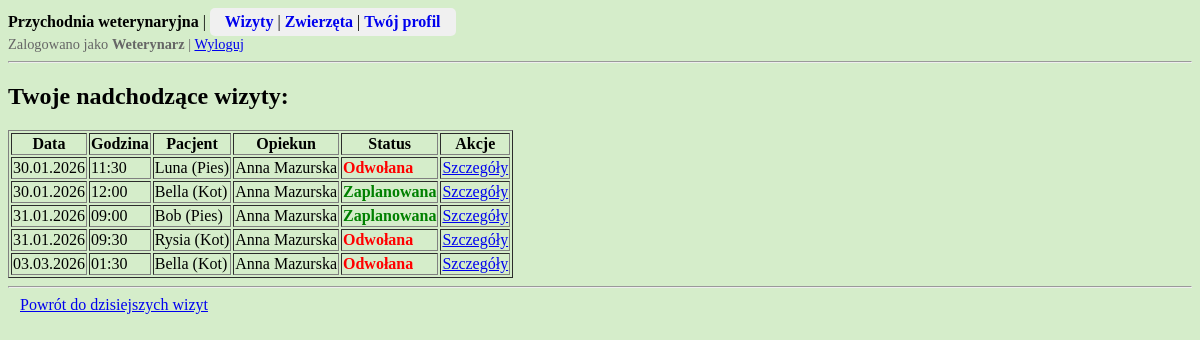
Page /przychodnia/wizyty/przyszle/ (signed in) on the earlier database version.
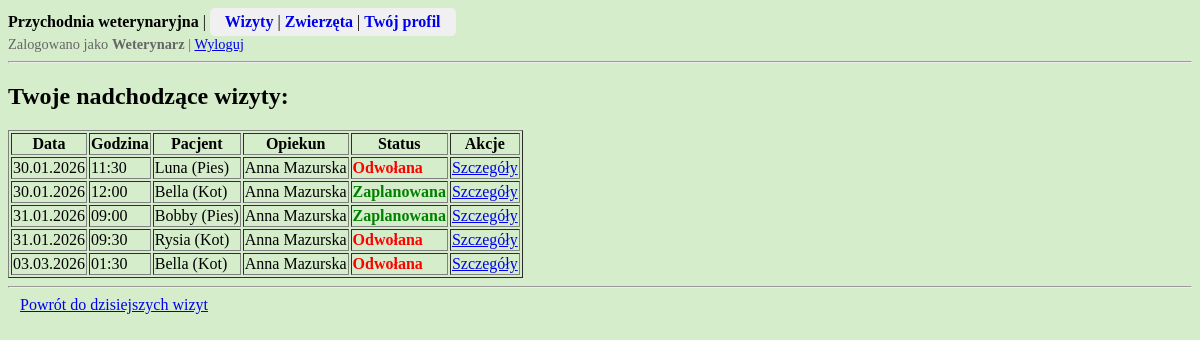
Same page on the later database version.
### przychodnia/models.py (models this page shows, shortened)
class Wizyta(models.Model):
    zwierze = models.ForeignKey(Zwierze, on_delete = models.CASCADE)
    weterynarz = models.ForeignKey(Weterynarz, on_delete = models.PROTECT)
    data_wizyty = models.DateField()
    godzina_wizyty = models.TimeField()
    status = models.IntegerField(choices = STATUS_WIZYTA.choices, default = STATUS_WIZYTA.Zaplanowana)
    notatka = models.TextField(blank = True)  # obowiązkowa dopiero po zrealizowaniu wizyty
    @classmethod  # metoda działająca na klasie, nie na obiekcie
    def aktualizuj_przeterminowane_wizyty(cls):
        for wizyta in cls.objects.filter(status=STATUS_WIZYTA.Zaplanowana):
            czas_wizyty = datetime.combine(wizyta.data_wizyty, wizyta.godzina_wizyty)
            if czas_wizyty + timedelta(hours=1) < datetime.now():
                wizyta.status = STATUS_WIZYTA.Odwołana
                wizyta.save()
    class Meta:
        verbose_name_plural = "Wizyty"
        ordering = ['data_wizyty', 'godzina_wizyty', 'status']

class Zwierze(models.Model):
    imie = models.CharField(max_length = 50)
    opiekun = models.ForeignKey(Opiekun, on_delete = models.PROTECT)
    gatunek = models.IntegerField(choices = GATUNEK.choices)
    plec = models.IntegerField(choices = PLEC_ZWIERZE.choices)
    data_urodzenia = models.DateField(blank = True, null = True)  # opcjonalnie
    data_dodania = models.DateTimeField(auto_now_add = True, editable = False)
    class Meta:
        verbose_name_plural = "Zwierzeta"
        ordering = ['opiekun__nazwisko', 'gatunek', 'imie']

class Opiekun(models.Model):
    user = models.OneToOneField(User, on_delete=models.CASCADE)  # polaczenie profilu opiekuna z kontem uzytkownika User
    imie = models.CharField(max_length = 50)
    nazwisko = models.CharField(max_length = 100)
    plec = models.IntegerField(choices = PLEC_OSOBA.choices, default = PLEC_OSOBA.Inna)
    data_dodania = models.DateTimeField(auto_now_add = True, editable = False)
    class Meta:
        verbose_name_plural = "Opiekunowie"
        ordering = ['nazwisko', 'imie']

### przychodnia/views.py (the view)
# urls.py: path('wizyty/przyszle/', views.przyszle_wizyty, name='przyszle-wizyty'),
@login_required
def przyszle_wizyty(request):
    user = request.user
    Wizyta.aktualizuj_przeterminowane_wizyty()
    if hasattr(user, "opiekun"):
        wizyty = Wizyta.objects.filter(
            zwierze__opiekun=user.opiekun,  # tylko wizyty zwierząt opiekuna
            status=STATUS_WIZYTA.Zaplanowana  # tylko zaplanowane wizyty
        )
    elif hasattr(user, "weterynarz"):
        wizyty = Wizyta.objects.filter(
            weterynarz=user.weterynarz,  # tylko wizyty weterynarza
            data_wizyty__gt=date.today()  # wszystkie statusy, ale tylko przyszle wizyty
        )
    else:
        return HttpResponseForbidden()
    return render(request, 'przychodnia/wizyty/przyszle_wizyty.html', {'wizyty': wizyty})

### przychodnia/templates/przychodnia/wizyty/przyszle_wizyty.html (shortened to what this page needs)
{% extends "przychodnia/base.html" %}
{% block content %}
{% if user.weterynarz %}<h2>Twoje nadchodzące wizyty:</h2>{% endif %}
{% if wizyty %}
<table border="1">
    <tr>
        <th>Data</th>
        <th>Godzina</th>
        <th>Pacjent</th>
        {% if user.weterynarz %}<th>Opiekun</th>{% endif %}
        <th>Status</th>
        <th>Akcje</th>
    </tr>
    {% for wizyta in wizyty %}
    <tr>
        <td>{{ wizyta.data_wizyty|date:"d.m.Y" }}</td>
        <td>{{ wizyta.godzina_wizyty|time:"H:i" }}</td>
        <td>{{ wizyta.zwierze.imie }} ({{ wizyta.zwierze.get_gatunek_display }})</td>
        {% if user.weterynarz %}<td>{{ wizyta.zwierze.opiekun.imie }} {{ wizyta.zwierze.opiekun.nazwisko }}</td>{% endif %}
        <td>
            <span class="
                {% if wizyta.status == 1 %}status-1
                {% elif wizyta.status == 2 %}status-2
                {% elif wizyta.status == 3 %}status-3
                {% endif %}
            ">
            {{ wizyta.get_status_display }}
            </span>
        </td>
        <td>
            <a href="{% url 'wizyta-detail' pk=wizyta.pk %}">Szczegóły</a>
        </td>
    </tr>
    {% endfor %}
</table>
{% else %}
    <p>Brak przypisanych wizyt.</p>
{% endif %}
{% if user.weterynarz %}
<hr>
<a href="{% url 'dzisiejsze-wizyty' %}" style="padding: 6px 12px;">
    Powrót do dzisiejszych wizyt
</a>
{% endif %}
{% endblock %}

Differences in the rows shown:
changed through a linked row, Wizyta: zwierze.imie "Bob" → "Bobby"
